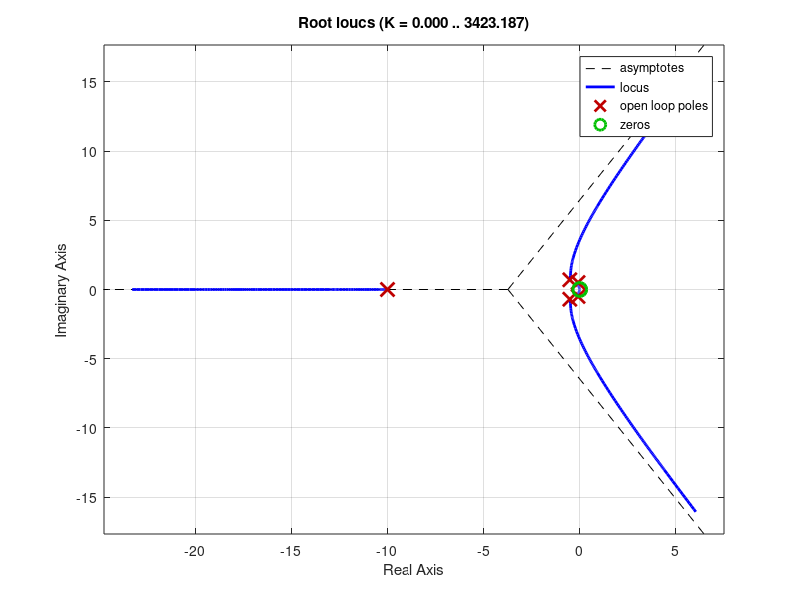

The MATLAB script that drew this image:
% Övning 3.21
% Linnea Persson 2017
% laperss@kth.se

s = tf('s');
G = 0.2/((s^2 + s + 1)*(s+0.2));

Gt = 0.2;                     % Täljaren
Gn = ((s^2 + s + 1)*(s+0.2)); % Nänmaren

%% a) P-regulator
% Med P-regulator fås:
% G(s) = Q(s)/P(s)
% 1 + F(s)*G(s) = 0 => P(s) + K*Q(s) = 0

rlocus(G)

% SVAR: Instabilt för omega > 1.10 rad/s med förstärkning K = 6.2


%% b) PI-regulator
% G(s) = A(s)/B(s)
% 1 + F(s)*G(s) = 0 => B(s) + (Ki*1/s) + Kp)*A(s) = 0
%                   => B(s) + Ki/s*A(s)+ A(s) = 0
%                   => s(B(s)+ A(s)) + Ki*A(s) = 0
%  P(s) = s*(B(s)+ A(s)), Q(s) = A(s) = 0

P = s*(Gt + Gn);
Q = Gt;

rlocus(minreal(Q/P))

% SVAR: Instabilt för omega > 0.595 rad/s med förstärkning K = 1.55
%% c) PID-regulator

P = (0.1*s+1)*(Gt*(1+s) + Gn*s);
Q = Gt*s^2;

rlocus(minreal(Q/P))
% SVAR: Instabilt för omega > 3.61 rad/s med förstärkning K = 67

